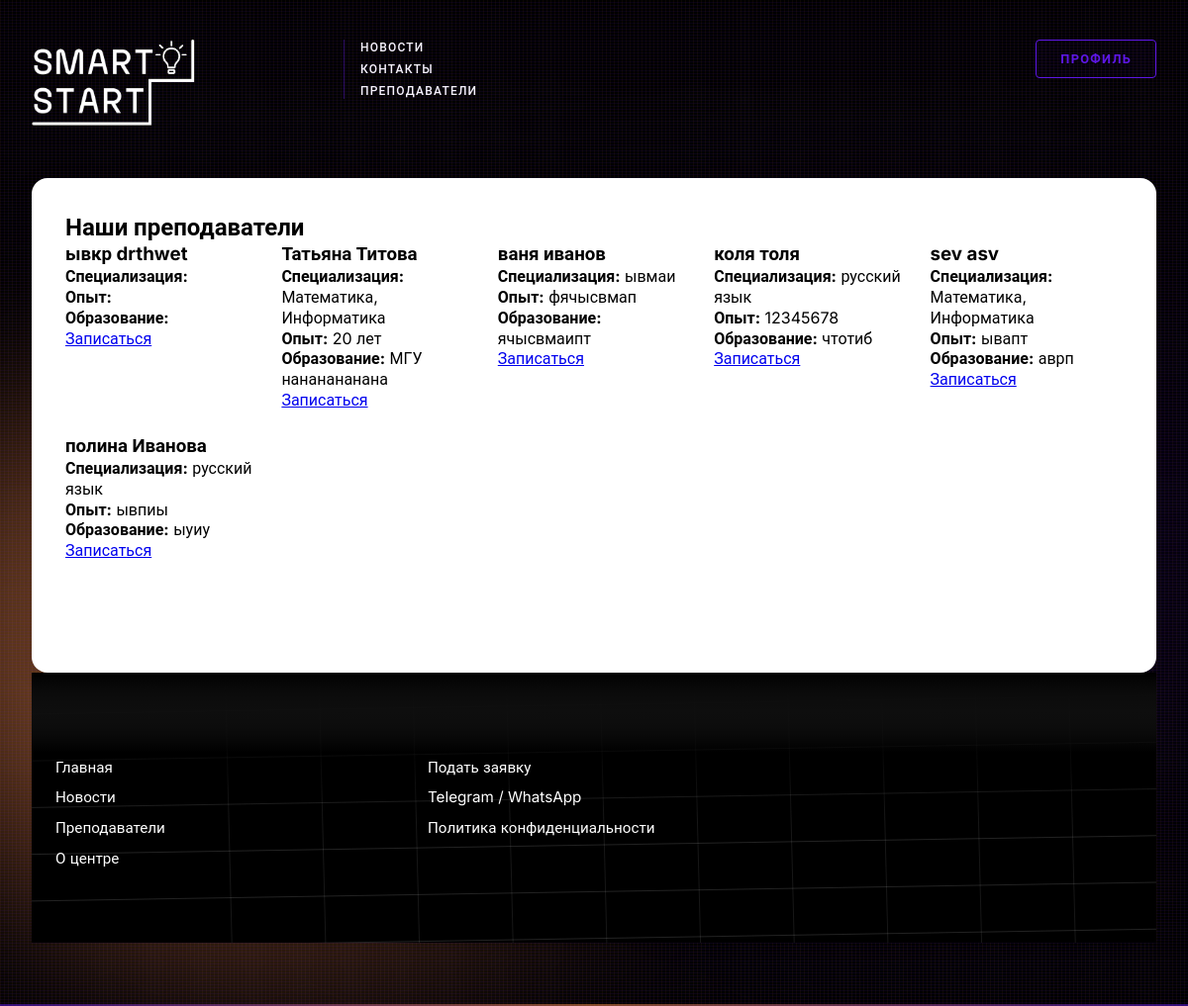
Page /teachers (signed in) on the committed database.
### users/models.py (models this page shows, shortened)
class TeacherProfile(models.Model):
    STATUS_CHOICES = (
        ('pending', 'На рассмотрении'),
        ('approved', 'Одобрен'),
        ('rejected', 'Отклонен'),
    )
    user = models.OneToOneField(
        User,
        on_delete=models.CASCADE,
        related_name='teacher_profile',
        verbose_name='Пользователь'
    )
    specialization = models.CharField(
        max_length=200,
        verbose_name='Специализация',
        blank=True,
        null=True,
        default=''
    )
    experience = models.TextField(
        verbose_name='Опыт работы',
        blank=True,
        null=True,
        default=''
    )
    education = models.TextField(
        verbose_name='Образование',
        blank=True,
        null=True,
        default=''
    )
    about = models.TextField(
        verbose_name='О себе',
        blank=True,
        null=True,
        default=''
    )
    documents = models.FileField(
        upload_to='teacher_docs/',
        null=True,
        blank=True,
        verbose_name='Документы'
    )
    status = models.CharField(
        max_length=20,
        choices=STATUS_CHOICES,
        default='pending',
        verbose_name='Статус'
    )
    reviewed_by = models.ForeignKey(
        User,
        on_delete=models.SET_NULL,
        null=True,
        blank=True,
        related_name='reviewed_teachers',
        verbose_name='Проверил'
    )
    review_date = models.DateTimeField(
        null=True,
        blank=True,
        verbose_name='Дата проверки'
    )
    review_comment = models.TextField(
        blank=True,
        verbose_name='Комментарий проверки',
        default=''
    )
    class Meta:
        verbose_name = 'Профиль преподавателя'
        verbose_name_plural = 'Профили преподавателей'

class User(AbstractUser):
    USER_TYPES = (
        ('student', 'Ученик'),
        ('teacher', 'Преподаватель'),
        ('parent', 'Родитель'),
    )
    user_type = models.CharField(
        max_length=20,
        choices=USER_TYPES,
        verbose_name='Тип пользователя'
    )
    phone = models.CharField(
        max_length=15,
        blank=True,
        verbose_name='Телефон'
    )
    avatar = models.ImageField(
        upload_to='avatars/',
        null=True,
        blank=True,
        verbose_name='Аватар'
    )
    date_registered = models.DateTimeField(
        default=timezone.now,
        verbose_name='Дата регистрации'
    )
    groups = models.ManyToManyField(
        'auth.Group',
        verbose_name='groups',
        blank=True,
        help_text='The groups this user belongs to.',
        related_name='custom_user_set',
        related_query_name='user',
    )
    user_permissions = models.ManyToManyField(
        'auth.Permission',
        verbose_name='user permissions',
        blank=True,
        help_text='Specific permissions for this user.',
        related_name='custom_user_set',
        related_query_name='user',
    )
    class Meta:
        verbose_name = 'Пользователь'
        verbose_name_plural = 'Пользователи'

### main/views.py (the view)
# urls.py: path("teachers", teacher_list, name="teacher_list"),
@login_required
def teacher_list(request):
    teachers = TeacherProfile.objects.all().select_related('user')
    if request.user.user_type in ['student', 'parent']:
        teachers = teachers.filter(status='approved')
    search = request.GET.get('search', '')
    if search:
        teachers = teachers.filter(
            models.Q(specialization__icontains=search) |
            models.Q(user__first_name__icontains=search) |
            models.Q(user__last_name__icontains=search)
        )
    return render(request, 'teacher_list.html', {
        'teachers': teachers,
        'search': search,
        'user_type': request.user.user_type
    })

### main/templates/teacher_list.html
{% extends 'index.html' %}
{% block content %}
    <div class="card-all-in">
<div class="list-wrap">
    {% if user_type == 'admin' or user.is_superuser %}
        <h2>Управление преподавателями</h2>
        <table class="admin-table">
            <thead>
                <tr>
                    <th>ФИО</th>
                    <th>Специализация</th>
                    <th>Статус</th>
                    <th>Действия</th>
                </tr>
            </thead>
            <tbody>
                {% for teacher in teachers %}
                <tr>
                    <td>{{ teacher.user.get_full_name }}</td>
                    <td>{{ teacher.specialization }}</td>
                    <td>
                        <span class="status-badge-list
                            {% if teacher.status == 'pending' %}status-badge-pending
                            {% elif teacher.status == 'approved' %}status-badge-approved
                            {% elif teacher.status == 'rejected' %}status-badge-rejected{% endif %}">
                            {% if teacher.status == 'pending' %}⏳ На рассмотрении
                            {% elif teacher.status == 'approved' %}✅ Одобрен
                            {% elif teacher.status == 'rejected' %}❌ Отклонен
                            {% endif %}
                        </span>
                    </td>
                    <td>
                        <a href="{% url 'main:approve_teacher' teacher.id %}" class="action-link">Рассмотреть</a>
                    </td>
                </tr>
                {% endfor %}
            </tbody>
        </table>
    {% else %}
        <h2>Наши преподаватели</h2>
        <div class="teachers-grid">
            {% for teacher in teachers %}
            <div class="teacher-card-list">
                <h3>{{ teacher.user.get_full_name }}</h3>
                <p><strong>Специализация:</strong> {{ teacher.specialization }}</p>
                <p><strong>Опыт:</strong> {{ teacher.experience|truncatechars:100 }}</p>
                <p><strong>Образование:</strong> {{ teacher.education|truncatechars:100 }}</p>
                <a href="{% url 'main:create_application' teacher.id %}" class="enroll-btn">
                    Записаться
                </a>
            </div>
            {% endfor %}
        </div>
    {% endif %}
</div>
    </div>
{% endblock %}

### static/css/styles.css (style rules this page uses)
* { margin: 0; padding: 0; box-sizing: border-box; }
.teachers-grid { display: grid; grid-template-columns: repeat(5, 1fr); gap: 24px; }
body { display: flex; flex-direction: column; min-height: 100vh; margin: 0; }
.card-all-in { background-color: #FFFFFF !important; color: #000000 !important; width: 100%; min-height: 500px; padding: 34px; border-radius: 16px; box-shadow: 0 4px 20px rgba(0, 0, 0, 0.1); }

### rows in the picture
TeacherProfile: user.get_full_name "ывкр drthwet"
TeacherProfile: user.get_full_name "Татьяна Титова", specialization "Математика, Информатика", experience "20 лет", education "МГУ нананананана"
TeacherProfile: user.get_full_name "ваня иванов", specialization "ывмаи", experience "фячысвмап", education "ячысвмаипт"
TeacherProfile: user.get_full_name "коля толя", specialization "русский язык", experience "12345678", education "чтотиб"
TeacherProfile: user.get_full_name "sev asv", specialization "Математика, Информатика", experience "ывапт", education "аврп"
TeacherProfile: user.get_full_name "полина Иванова", specialization "русский язык", experience "ывпиы", education "ыуиу"
